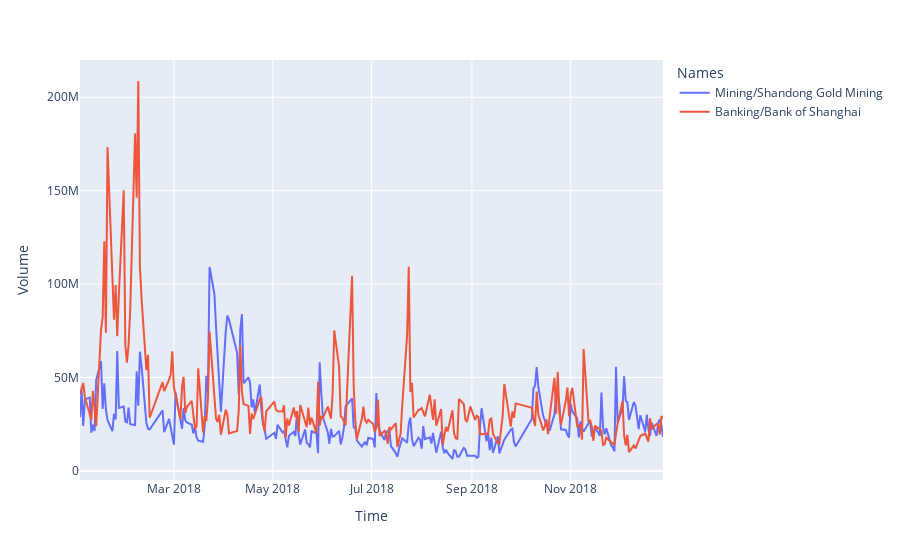

The cell this chart's notebook holds for it:
### Code cell
plot_2_stock(['Mining/Shandong Gold Mining', 'Banking/Bank of Shanghai'], 'Volume')

### Figure 1 — Plotly figure (JSON) as saved in the notebook; plotly's stock layout.template omitted (floating-point values rounded to 4 significant figures; data arrays with more than 128 entries replaced by an {"elided": "..."} marker saying what was removed)
{"data": [{"hovertemplate": "Names=Mining/Shandong Gold Mining<br>Time=%{x}<br>Volume=%{y}<extra></extra>", "legendgroup": "Mining/Shandong Gold Mining", "line": {"color": "#636efa", "dash": "solid"}, "mode": "lines", "name": "Mining/Shandong Gold Mining", "orientation": "v", "showlegend": true, "type": "scatter", "x": {"elided": "243 str values"}, "xaxis": "x", "y": {"elided": "243 int values"}, "yaxis": "y"}, {"hovertemplate": "Names=Banking/Bank of Shanghai<br>Time=%{x}<br>Volume=%{y}<extra></extra>", "legendgroup": "Banking/Bank of Shanghai", "line": {"color": "#EF553B", "dash": "solid"}, "mode": "lines", "name": "Banking/Bank of Shanghai", "orientation": "v", "showlegend": true, "type": "scatter", "x": {"elided": "243 str values"}, "xaxis": "x", "y": {"elided": "243 int values"}, "yaxis": "y"}], "layout": {"legend": {"title": {"text": "Names"}, "tracegroupgap": 0}, "margin": {"t": 60}, "xaxis": {"anchor": "y", "domain": [0, 1], "title": {"text": "Time"}}, "yaxis": {"anchor": "x", "domain": [0, 1], "title": {"text": "Volume"}}}}
